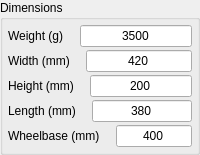
        <widget class="QGroupBox" name="groupBox">
         <property name="sizePolicy">
          <sizepolicy hsizetype="MinimumExpanding" vsizetype="Preferred">
           <horstretch>0</horstretch>
           <verstretch>0</verstretch>
          </sizepolicy>
         </property>
         <property name="title">
          <string>Dimensions</string>
         </property>
         <layout class="QGridLayout" name="gridLayout_11" rowstretch="0,0,0,0,0">
          <property name="leftMargin">
           <number>5</number>
          </property>
          <property name="topMargin">
           <number>5</number>
          </property>
          <property name="rightMargin">
           <number>5</number>
          </property>
          <property name="bottomMargin">
           <number>5</number>
          </property>
          <property name="spacing">
           <number>3</number>
          </property>
          <item row="2" column="0">
           <layout class="QHBoxLayout" name="horizontalLayout_28">
            <item>
             <widget class="QLabel" name="label_robot_weight_27">
              <property name="enabled">
               <bool>true</bool>
              </property>
              <property name="sizePolicy">
               <sizepolicy hsizetype="Maximum" vsizetype="Preferred">
                <horstretch>0</horstretch>
                <verstretch>0</verstretch>
               </sizepolicy>
              </property>
              <property name="minimumSize">
               <size>
                <width>0</width>
                <height>0</height>
               </size>
              </property>
              <property name="maximumSize">
               <size>
                <width>16777215</width>
                <height>16777215</height>
               </size>
              </property>
              <property name="text">
               <string>Height (mm)</string>
              </property>
             </widget>
            </item>
            <item>
             <spacer name="horizontalSpacer_27">
              <property name="orientation">
               <enum>Qt::Horizontal</enum>
              </property>
              <property name="sizeType">
               <enum>QSizePolicy::Preferred</enum>
              </property>
              <property name="sizeHint" stdset="0">
               <size>
                <width>13</width>
                <height>20</height>
               </size>
              </property>
             </spacer>
            </item>
            <item>
             <widget class="QLineEdit" name="lineEdit_robot_height_2">
              <property name="enabled">
               <bool>true</bool>
              </property>
              <property name="sizePolicy">
               <sizepolicy hsizetype="Ignored" vsizetype="Fixed">
                <horstretch>0</horstretch>
                <verstretch>0</verstretch>
               </sizepolicy>
              </property>
              <property name="minimumSize">
               <size>
                <width>0</width>
                <height>0</height>
               </size>
              </property>
              <property name="maximumSize">
               <size>
                <width>16777215</width>
                <height>16777215</height>
               </size>
              </property>
              <property name="text">
               <string>200</string>
              </property>
              <property name="alignment">
               <set>Qt::AlignCenter</set>
              </property>
             </widget>
            </item>
           </layout>
          </item>
          <item row="1" column="0">
           <layout class="QHBoxLayout" name="horizontalLayout_27">
            <item>
             <widget class="QLabel" name="label_robot_weight_26">
              <property name="enabled">
               <bool>true</bool>
              </property>
              <property name="sizePolicy">
               <sizepolicy hsizetype="Maximum" vsizetype="Preferred">
                <horstretch>0</horstretch>
                <verstretch>0</verstretch>
               </sizepolicy>
              </property>
              <property name="minimumSize">
               <size>
                <width>0</width>
                <height>0</height>
               </size>
              </property>
              <property name="maximumSize">
               <size>
                <width>16777215</width>
                <height>16777215</height>
               </size>
              </property>
              <property name="text">
               <string>Width (mm)</string>
              </property>
             </widget>
            </item>
            <item>
             <spacer name="horizontalSpacer_26">
              <property name="orientation">
               <enum>Qt::Horizontal</enum>
              </property>
              <property name="sizeType">
               <enum>QSizePolicy::Preferred</enum>
              </property>
              <property name="sizeHint" stdset="0">
               <size>
                <width>13</width>
                <height>20</height>
               </size>
              </property>
             </spacer>
            </item>
            <item>
             <widget class="QLineEdit" name="lineEdit_robot_width_2">
              <property name="enabled">
               <bool>true</bool>
              </property>
              <property name="sizePolicy">
               <sizepolicy hsizetype="Ignored" vsizetype="Fixed">
                <horstretch>0</horstretch>
                <verstretch>0</verstretch>
               </sizepolicy>
              </property>
              <property name="minimumSize">
               <size>
                <width>0</width>
                <height>0</height>
               </size>
              </property>
              <property name="maximumSize">
               <size>
                <width>16777215</width>
                <height>16777215</height>
               </size>
              </property>
              <property name="text">
               <string>420</string>
              </property>
              <property name="alignment">
               <set>Qt::AlignCenter</set>
              </property>
             </widget>
            </item>
           </layout>
          </item>
          <item row="4" column="0">
           <layout class="QHBoxLayout" name="horizontalLayout_29">
            <item>
             <widget class="QLabel" name="label_robot_weight_28">
              <property name="enabled">
               <bool>true</bool>
              </property>
              <property name="sizePolicy">
               <sizepolicy hsizetype="Maximum" vsizetype="Preferred">
                <horstretch>0</horstretch>
                <verstretch>0</verstretch>
               </sizepolicy>
              </property>
              <property name="minimumSize">
               <size>
                <width>0</width>
                <height>0</height>
               </size>
              </property>
              <property name="maximumSize">
               <size>
                <width>16777215</width>
                <height>16777215</height>
               </size>
              </property>
              <property name="text">
               <string>Wheelbase (mm)</string>
              </property>
             </widget>
            </item>
            <item>
             <spacer name="horizontalSpacer_28">
              <property name="orientation">
               <enum>Qt::Horizontal</enum>
              </property>
              <property name="sizeType">
               <enum>QSizePolicy::Preferred</enum>
              </property>
              <property name="sizeHint" stdset="0">
               <size>
                <width>13</width>
                <height>20</height>
               </size>
              </property>
             </spacer>
            </item>
            <item>
             <widget class="QLineEdit" name="lineEdit_robot_wheelbase_2">
              <property name="enabled">
               <bool>true</bool>
              </property>
              <property name="sizePolicy">
               <sizepolicy hsizetype="Ignored" vsizetype="Fixed">
                <horstretch>0</horstretch>
                <verstretch>0</verstretch>
               </sizepolicy>
              </property>
              <property name="minimumSize">
               <size>
                <width>0</width>
                <height>0</height>
               </size>
              </property>
              <property name="maximumSize">
               <size>
                <width>16777215</width>
                <height>16777215</height>
               </size>
              </property>
              <property name="text">
               <string>400</string>
              </property>
              <property name="alignment">
               <set>Qt::AlignCenter</set>
              </property>
             </widget>
            </item>
           </layout>
          </item>
          <item row="3" column="0">
           <layout class="QHBoxLayout" name="horizontalLayout_25">
            <item>
             <widget class="QLabel" name="label_robot_weight_13">
              <property name="enabled">
               <bool>true</bool>
              </property>
              <property name="sizePolicy">
               <sizepolicy hsizetype="Maximum" vsizetype="Preferred">
                <horstretch>0</horstretch>
                <verstretch>0</verstretch>
               </sizepolicy>
              </property>
              <property name="minimumSize">
               <size>
                <width>0</width>
                <height>0</height>
               </size>
              </property>
              <property name="maximumSize">
               <size>
                <width>16777215</width>
                <height>16777215</height>
               </size>
              </property>
              <property name="text">
               <string>Length (mm)</string>
              </property>
             </widget>
            </item>
            <item>
             <spacer name="horizontalSpacer_13">
              <property name="orientation">
               <enum>Qt::Horizontal</enum>
              </property>
              <property name="sizeType">
               <enum>QSizePolicy::Preferred</enum>
              </property>
              <property name="sizeHint" stdset="0">
               <size>
                <width>13</width>
                <height>20</height>
               </size>
              </property>
             </spacer>
            </item>
            <item>
             <widget class="QLineEdit" name="lineEdit_robot_lenght_2">
              <property name="enabled">
               <bool>true</bool>
              </property>
              <property name="sizePolicy">
               <sizepolicy hsizetype="Ignored" vsizetype="Fixed">
                <horstretch>0</horstretch>
                <verstretch>0</verstretch>
               </sizepolicy>
              </property>
              <property name="minimumSize">
               <size>
                <width>0</width>
                <height>0</height>
               </size>
              </property>
              <property name="maximumSize">
               <size>
                <width>16777215</width>
                <height>16777215</height>
               </size>
              </property>
              <property name="text">
               <string>380</string>
              </property>
              <property name="alignment">
               <set>Qt::AlignCenter</set>
              </property>
             </widget>
            </item>
           </layout>
          </item>
          <item row="0" column="0">
           <layout class="QHBoxLayout" name="horizontalLayout_26">
            <item>
             <widget class="QLabel" name="label_robot_weight_25">
              <property name="enabled">
               <bool>true</bool>
              </property>
              <property name="sizePolicy">
               <sizepolicy hsizetype="Maximum" vsizetype="Preferred">
                <horstretch>0</horstretch>
                <verstretch>0</verstretch>
               </sizepolicy>
              </property>
              <property name="minimumSize">
               <size>
                <width>0</width>
                <height>0</height>
               </size>
              </property>
              <property name="maximumSize">
               <size>
                <width>16777215</width>
                <height>16777215</height>
               </size>
              </property>
              <property name="text">
               <string>Weight (g)</string>
              </property>
             </widget>
            </item>
            <item>
             <spacer name="horizontalSpacer_25">
              <property name="orientation">
               <enum>Qt::Horizontal</enum>
              </property>
              <property name="sizeType">
               <enum>QSizePolicy::Preferred</enum>
              </property>
              <property name="sizeHint" stdset="0">
               <size>
                <width>13</width>
                <height>20</height>
               </size>
              </property>
             </spacer>
            </item>
            <item>
             <widget class="QLineEdit" name="lineEdit_robot_weight_2">
              <property name="enabled">
               <bool>true</bool>
              </property>
              <property name="sizePolicy">
               <sizepolicy hsizetype="Ignored" vsizetype="Fixed">
                <horstretch>0</horstretch>
                <verstretch>0</verstretch>
               </sizepolicy>
              </property>
              <property name="minimumSize">
               <size>
                <width>0</width>
                <height>0</height>
               </size>
              </property>
              <property name="maximumSize">
               <size>
                <width>16777215</width>
                <height>16777215</height>
               </size>
              </property>
              <property name="text">
               <string>3500</string>
              </property>
              <property name="alignment">
               <set>Qt::AlignCenter</set>
              </property>
             </widget>
            </item>
           </layout>
          </item>
         </layout>
        </widget>
